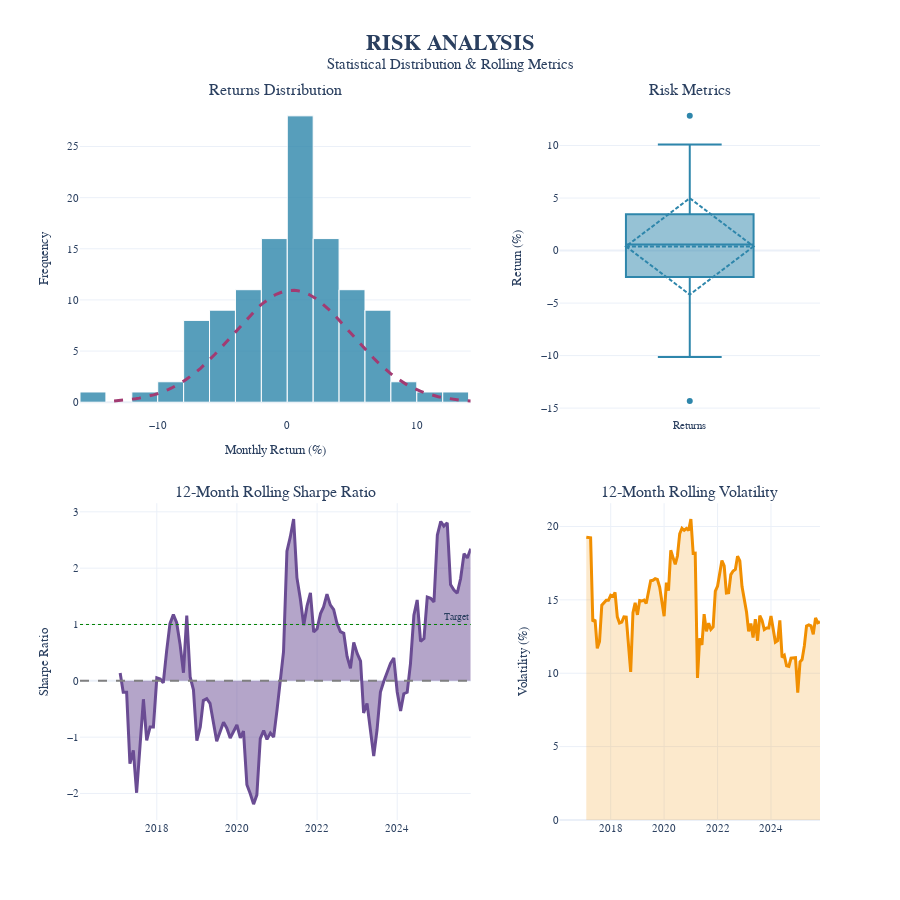

Notebook cell for this chart:
### Code cell
def plot_risk_analysis(backtest_results: pl.DataFrame):
    """
    Page 2: Analyse de risque détaillée
    """
    import plotly.graph_objects as go
    from plotly.subplots import make_subplots
    import numpy as np
    
    monthly_returns = backtest_results['portfolio_return'].to_numpy()
    months = backtest_results['month'].to_list()
    
    # Rolling metrics
    window = 12
    rolling_sharpe = []
    rolling_vol = []
    
    for i in range(len(monthly_returns)):
        if i < window:
            rolling_sharpe.append(None)
            rolling_vol.append(None)
        else:
            window_rets = monthly_returns[i-window:i]
            mean_r = np.mean(window_rets)
            std_r = np.std(window_rets)
            rolling_sharpe.append((mean_r / std_r * np.sqrt(12)) if std_r > 0 else 0)
            rolling_vol.append(std_r * np.sqrt(12) * 100)
    
    # 2x2 layout
    fig = make_subplots(
        rows=2, cols=2,
        row_heights=[0.5, 0.5],
        column_widths=[0.6, 0.4],
        subplot_titles=(
            'Returns Distribution', 
            'Risk Metrics',
            '12-Month Rolling Sharpe Ratio',
            '12-Month Rolling Volatility'
        ),
        specs=[
            [{"type": "histogram"}, {"type": "box"}],
            [{"type": "scatter"}, {"type": "scatter"}]
        ],
        vertical_spacing=0.12,
        horizontal_spacing=0.12
    )
    
    # === HISTOGRAM ===
    fig.add_trace(go.Histogram(
        x=monthly_returns * 100,
        nbinsx=25,
        marker_color='#2E86AB',
        marker_line_color='white',
        marker_line_width=1,
        opacity=0.8,
        name='Returns',
        hovertemplate='<b>Return Range</b><br>%{x:.1f}%<br>Count: %{y}<extra></extra>'
    ), row=1, col=1)
    
    # Normal distribution overlay
    mean = np.mean(monthly_returns * 100)
    std = np.std(monthly_returns * 100)
    x_norm = np.linspace(mean - 3*std, mean + 3*std, 100)
    y_norm = len(monthly_returns) * (monthly_returns.max() - monthly_returns.min()) * 100 / 25 * \
              np.exp(-0.5 * ((x_norm - mean) / std) ** 2) / (std * np.sqrt(2 * np.pi))
    
    fig.add_trace(go.Scatter(
        x=x_norm, y=y_norm,
        line=dict(color='#A23B72', width=3, dash='dash'),
        name='Normal Dist.',
        hovertemplate='Normal Distribution<extra></extra>'
    ), row=1, col=1)
    
    # === BOX PLOT ===
    fig.add_trace(go.Box(
        y=monthly_returns * 100,
        marker_color='#2E86AB',
        boxmean='sd',
        name='Returns',
        hovertemplate='<b>Statistics</b><br>Value: %{y:.2f}%<extra></extra>'
    ), row=1, col=2)
    
    # === ROLLING SHARPE ===
    fig.add_trace(go.Scatter(
        x=months, y=rolling_sharpe,
        line=dict(color='#6A4C93', width=3),
        fill='tonexty',
        name='Rolling Sharpe',
        hovertemplate='<b>12M Sharpe</b><br>%{x|%Y-%m}<br>Sharpe: %{y:.2f}<extra></extra>'
    ), row=2, col=1)
    
    fig.add_hline(y=0, line=dict(dash="dash", color="gray", width=2), row=2, col=1)
    fig.add_hline(y=1, line=dict(dash="dot", color="green", width=1), 
                 annotation=dict(text="Target", font=dict(size=10)), row=2, col=1)
    
    # === ROLLING VOL ===
    fig.add_trace(go.Scatter(
        x=months, y=rolling_vol,
        line=dict(color='#F18F01', width=3),
        fill='tozeroy',
        fillcolor='rgba(241, 143, 1, 0.2)',
        name='Rolling Vol',
        hovertemplate='<b>12M Volatility</b><br>%{x|%Y-%m}<br>Vol: %{y:.2f}%<extra></extra>'
    ), row=2, col=2)
    
    # === LAYOUT ===
    fig.update_layout(
        title={
            'text': '<b>RISK ANALYSIS</b><br><sup>Statistical Distribution & Rolling Metrics</sup>',
            'x': 0.5,
            'xanchor': 'center',
            'font': {'size': 22, 'family': 'Arial'}
        },
        height=900,
        template='plotly_white',
        showlegend=False,
        font=dict(family="Arial", size=11)
    )
    
    fig.update_xaxes(title_text="Monthly Return (%)", row=1, col=1)
    fig.update_yaxes(title_text="Frequency", row=1, col=1)
    fig.update_yaxes(title_text="Return (%)", row=1, col=2)
    fig.update_yaxes(title_text="Sharpe Ratio", row=2, col=1)
    fig.update_yaxes(title_text="Volatility (%)", row=2, col=2)
    
    fig.show()

plot_risk_analysis(backtest_frac)

### Figure 1 — Plotly figure (JSON) as saved in the notebook; plotly's stock layout.template omitted (floating-point values rounded to 4 significant figures)
{"data": [{"hovertemplate": "<b>Return Range</b><br>%{x:.1f}%<br>Count: %{y}<extra></extra>", "marker": {"color": "#2E86AB", "line": {"color": "white", "width": 1}}, "name": "Returns", "nbinsx": 25, "opacity": 0.8, "type": "histogram", "x": [3.364, -6.778, 12.83, -2.589, 5.384, -5.538, -1.842, 4.367, -2.028, -1.28, -6.625, 3.401, -3.242, -6.761, -3.151, 0.4769, -1.021, 3.65, 7.422, -6.469, 1.346, -1.288, 6.455, 3.072, -4.313, 1.226, 3.039, 2.723, -2.605, -1.663, 0.1765, 3.52, -9.388, -4.619, -6.004, 5.645, 2.715, 1.69, 1.905, -8.831, 0.2694, 0.8218, -1.517, 1.182, -4.156, -10.13, -3.54, -14.32, 0.8191, -0.6494, 3.623, 7.585, 2.707, -2.136, 0.5807, -0.09071, 5.05, 1.738, 4.524, -1.462, 10.1, 2.046, -4.953, 0.5967, -2.741, 1.822, 3.891, -7.093, 6.276, 7.253, 7.469, 1.995, 4.309, 0.7766, -7.499, -1.65, -3.161, -4.77, 0.02651, -0.2083, 2.768, 4.894, -4.827, 3.967, -0.5681, -7.225, 0.07784, 6.226, -0.4635, -2.542, 1.965, 1.033, -5.281, 0.728, -0.7, 4.251, 6.083, 1.532, 3.265, -2.508, 0.02609, 5.985, 1.72, 0.3672, 1.693, 8.768, -1.18, 7.53, -4.611, 0.3901, 2.373, -0.1065, 8.151, 4.232, 4.047, 0.1402], "xaxis": "x", "yaxis": "y"}, {"hovertemplate": "Normal Distribution<extra></extra>", "line": {"color": "#A23B72", "dash": "dash", "width": 3}, "name": "Normal Dist.", "type": "scatter", "x": [-13.37, -13.09, -12.81, -12.53, -12.26, -11.98, -11.7, -11.42, -11.14, -10.87, -10.59, -10.31, -10.03, -9.754, -9.476, -9.198, -8.92, -8.642, -8.364, -8.085, -7.807, -7.529, -7.251, -6.973, -6.695, -6.417, -6.139, -5.861, -5.583, -5.305, -5.027, -4.748, -4.47, -4.192, -3.914, -3.636, -3.358, -3.08, -2.802, -2.524, -2.246, -1.968, -1.69, -1.411, -1.133, -0.8553, -0.5772, -0.2991, -0.02101, 0.2571, 0.5352, 0.8132, 1.091, 1.369, 1.648, 1.926, 2.204, 2.482, 2.76, 3.038, 3.316, 3.594, 3.872, 4.15, 4.428, 4.706, 4.985, 5.263, 5.541, 5.819, 6.097, 6.375, 6.653, 6.931, 7.209, 7.487, 7.765, 8.043, 8.322, 8.6, 8.878, 9.156, 9.434, 9.712, 9.99, 10.27, 10.55, 10.82, 11.1, 11.38, 11.66, 11.94, 12.21, 12.49, 12.77, 13.05, 13.33, 13.61, 13.88, 14.16], "xaxis": "x", "y": [0.1217, 0.1457, 0.1737, 0.2065, 0.2445, 0.2884, 0.339, 0.397, 0.4632, 0.5385, 0.6238, 0.7198, 0.8277, 0.9481, 1.082, 1.231, 1.394, 1.574, 1.77, 1.984, 2.215, 2.464, 2.731, 3.016, 3.318, 3.637, 3.972, 4.322, 4.686, 5.062, 5.447, 5.841, 6.24, 6.642, 7.045, 7.444, 7.836, 8.22, 8.59, 8.944, 9.279, 9.591, 9.877, 10.13, 10.36, 10.55, 10.71, 10.83, 10.91, 10.95, 10.95, 10.91, 10.83, 10.71, 10.55, 10.36, 10.13, 9.877, 9.591, 9.279, 8.944, 8.59, 8.22, 7.836, 7.444, 7.045, 6.642, 6.24, 5.841, 5.447, 5.062, 4.686, 4.322, 3.972, 3.637, 3.318, 3.016, 2.731, 2.464, 2.215, 1.984, 1.77, 1.574, 1.394, 1.231, 1.082, 0.9481, 0.8277, 0.7198, 0.6238, 0.5385, 0.4632, 0.397, 0.339, 0.2884, 0.2445, 0.2065, 0.1737, 0.1457, 0.1217], "yaxis": "y"}, {"boxmean": "sd", "hovertemplate": "<b>Statistics</b><br>Value: %{y:.2f}%<extra></extra>", "marker": {"color": "#2E86AB"}, "name": "Returns", "type": "box", "xaxis": "x2", "y": [3.364, -6.778, 12.83, -2.589, 5.384, -5.538, -1.842, 4.367, -2.028, -1.28, -6.625, 3.401, -3.242, -6.761, -3.151, 0.4769, -1.021, 3.65, 7.422, -6.469, 1.346, -1.288, 6.455, 3.072, -4.313, 1.226, 3.039, 2.723, -2.605, -1.663, 0.1765, 3.52, -9.388, -4.619, -6.004, 5.645, 2.715, 1.69, 1.905, -8.831, 0.2694, 0.8218, -1.517, 1.182, -4.156, -10.13, -3.54, -14.32, 0.8191, -0.6494, 3.623, 7.585, 2.707, -2.136, 0.5807, -0.09071, 5.05, 1.738, 4.524, -1.462, 10.1, 2.046, -4.953, 0.5967, -2.741, 1.822, 3.891, -7.093, 6.276, 7.253, 7.469, 1.995, 4.309, 0.7766, -7.499, -1.65, -3.161, -4.77, 0.02651, -0.2083, 2.768, 4.894, -4.827, 3.967, -0.5681, -7.225, 0.07784, 6.226, -0.4635, -2.542, 1.965, 1.033, -5.281, 0.728, -0.7, 4.251, 6.083, 1.532, 3.265, -2.508, 0.02609, 5.985, 1.72, 0.3672, 1.693, 8.768, -1.18, 7.53, -4.611, 0.3901, 2.373, -0.1065, 8.151, 4.232, 4.047, 0.1402], "yaxis": "y2"}, {"fill": "tonexty", "hovertemplate": "<b>12M Sharpe</b><br>%{x|%Y-%m}<br>Sharpe: %{y:.2f}<extra></extra>", "line": {"color": "#6A4C93", "width": 3}, "name": "Rolling Sharpe", "type": "scatter", "x": ["2016-02-01T00:00:00", "2016-03-01T00:00:00", "2016-04-01T00:00:00", "2016-05-01T00:00:00", "2016-06-01T00:00:00", "2016-07-01T00:00:00", "2016-08-01T00:00:00", "2016-09-01T00:00:00", "2016-10-01T00:00:00", "2016-11-01T00:00:00", "2016-12-01T00:00:00", "2017-01-01T00:00:00", "2017-02-01T00:00:00", "2017-03-01T00:00:00", "2017-04-01T00:00:00", "2017-05-01T00:00:00", "2017-06-01T00:00:00", "2017-07-01T00:00:00", "2017-08-01T00:00:00", "2017-09-01T00:00:00", "2017-10-01T00:00:00", "2017-11-01T00:00:00", "2017-12-01T00:00:00", "2018-01-01T00:00:00", "2018-02-01T00:00:00", "2018-03-01T00:00:00", "2018-04-01T00:00:00", "2018-05-01T00:00:00", "2018-06-01T00:00:00", "2018-07-01T00:00:00", "2018-08-01T00:00:00", "2018-09-01T00:00:00", "2018-10-01T00:00:00", "2018-11-01T00:00:00", "2018-12-01T00:00:00", "2019-01-01T00:00:00", "2019-02-01T00:00:00", "2019-03-01T00:00:00", "2019-04-01T00:00:00", "2019-05-01T00:00:00", "2019-07-01T00:00:00", "2019-08-01T00:00:00", "2019-09-01T00:00:00", "2019-10-01T00:00:00", "2019-11-01T00:00:00", "2020-01-01T00:00:00", "2020-02-01T00:00:00", "2020-03-01T00:00:00", "2020-04-01T00:00:00", "2020-05-01T00:00:00", "2020-06-01T00:00:00", "2020-07-01T00:00:00", "2020-08-01T00:00:00", "2020-09-01T00:00:00", "2020-10-01T00:00:00", "2020-11-01T00:00:00", "2020-12-01T00:00:00", "2021-01-01T00:00:00", "2021-02-01T00:00:00", "2021-03-01T00:00:00", "2021-04-01T00:00:00", "2021-05-01T00:00:00", "2021-06-01T00:00:00", "2021-07-01T00:00:00", "2021-08-01T00:00:00", "2021-09-01T00:00:00", "2021-10-01T00:00:00", "2021-11-01T00:00:00", "2021-12-01T00:00:00", "2022-01-01T00:00:00", "2022-02-01T00:00:00", "2022-03-01T00:00:00", "2022-04-01T00:00:00", "2022-05-01T00:00:00", "2022-06-01T00:00:00", "2022-07-01T00:00:00", "2022-08-01T00:00:00", "2022-09-01T00:00:00", "2022-10-01T00:00:00", "2022-11-01T00:00:00", "2022-12-01T00:00:00", "2023-01-01T00:00:00", "2023-02-01T00:00:00", "2023-03-01T00:00:00", "2023-04-01T00:00:00", "2023-05-01T00:00:00", "2023-06-01T00:00:00", "2023-07-01T00:00:00", "2023-08-01T00:00:00", "2023-09-01T00:00:00", "2023-10-01T00:00:00", "2023-11-01T00:00:00", "2023-12-01T00:00:00", "2024-01-01T00:00:00", "2024-02-01T00:00:00", "2024-03-01T00:00:00", "2024-04-01T00:00:00", "2024-05-01T00:00:00", "2024-06-01T00:00:00", "2024-07-01T00:00:00", "2024-08-01T00:00:00", "2024-09-01T00:00:00", "2024-10-01T00:00:00", "2024-11-01T00:00:00", "2024-12-01T00:00:00", "2025-01-01T00:00:00", "2025-02-01T00:00:00", "2025-03-01T00:00:00", "2025-04-01T00:00:00", "2025-05-01T00:00:00", "2025-06-01T00:00:00", "2025-07-01T00:00:00", "2025-08-01T00:00:00", "2025-09-01T00:00:00", "2025-10-01T00:00:00", "2025-11-01T00:00:00"], "xaxis": "x3", "y": [null, null, null, null, null, null, null, null, null, null, null, null, 0.1382, -0.2051, -0.2043, -1.471, -1.234, -1.988, -1.156, -0.3274, -1.057, -0.8186, -0.8192, 0.05348, 0.03212, -0.03749, 0.5351, 1.013, 1.175, 1.03, 0.6469, 0.1423, 1.158, 0.06763, -0.1605, -1.061, -0.82, -0.3508, -0.3184, -0.4001, -1.071, -0.8929, -0.736, -0.8412, -1.016, -0.7846, -1.014, -0.8921, -1.845, -2.001, -2.19, -2.025, -1.026, -0.884, -1.04, -0.928, -0.999, -0.512, 0.07534, 0.5188, 2.302, 2.549, 2.872, 1.832, 1.454, 0.9876, 1.325, 1.56, 0.8665, 0.9244, 1.194, 1.313, 1.539, 1.349, 1.265, 1.02, 0.8726, 0.8428, 0.4337, 0.2227, 0.6801, 0.4856, 0.3498, -0.5713, -0.4015, -0.8246, -1.334, -0.874, -0.2009, -0.007485, 0.1639, 0.3107, 0.4055, -0.1974, -0.5357, -0.2296, -0.2045, 0.3052, 1.165, 1.435, 0.7007, 0.7502, 1.485, 1.464, 1.399, 2.588, 2.829, 2.746, 2.805, 1.708, 1.613, 1.554, 1.815, 2.256, 2.182, 2.345], "yaxis": "y3"}, {"fill": "tozeroy", "fillcolor": "rgba(241, 143, 1, 0.2)", "hovertemplate": "<b>12M Volatility</b><br>%{x|%Y-%m}<br>Vol: %{y:.2f}%<extra></extra>", "line": {"color": "#F18F01", "width": 3}, "name": "Rolling Vol", "type": "scatter", "x": ["2016-02-01T00:00:00", "2016-03-01T00:00:00", "2016-04-01T00:00:00", "2016-05-01T00:00:00", "2016-06-01T00:00:00", "2016-07-01T00:00:00", "2016-08-01T00:00:00", "2016-09-01T00:00:00", "2016-10-01T00:00:00", "2016-11-01T00:00:00", "2016-12-01T00:00:00", "2017-01-01T00:00:00", "2017-02-01T00:00:00", "2017-03-01T00:00:00", "2017-04-01T00:00:00", "2017-05-01T00:00:00", "2017-06-01T00:00:00", "2017-07-01T00:00:00", "2017-08-01T00:00:00", "2017-09-01T00:00:00", "2017-10-01T00:00:00", "2017-11-01T00:00:00", "2017-12-01T00:00:00", "2018-01-01T00:00:00", "2018-02-01T00:00:00", "2018-03-01T00:00:00", "2018-04-01T00:00:00", "2018-05-01T00:00:00", "2018-06-01T00:00:00", "2018-07-01T00:00:00", "2018-08-01T00:00:00", "2018-09-01T00:00:00", "2018-10-01T00:00:00", "2018-11-01T00:00:00", "2018-12-01T00:00:00", "2019-01-01T00:00:00", "2019-02-01T00:00:00", "2019-03-01T00:00:00", "2019-04-01T00:00:00", "2019-05-01T00:00:00", "2019-07-01T00:00:00", "2019-08-01T00:00:00", "2019-09-01T00:00:00", "2019-10-01T00:00:00", "2019-11-01T00:00:00", "2020-01-01T00:00:00", "2020-02-01T00:00:00", "2020-03-01T00:00:00", "2020-04-01T00:00:00", "2020-05-01T00:00:00", "2020-06-01T00:00:00", "2020-07-01T00:00:00", "2020-08-01T00:00:00", "2020-09-01T00:00:00", "2020-10-01T00:00:00", "2020-11-01T00:00:00", "2020-12-01T00:00:00", "2021-01-01T00:00:00", "2021-02-01T00:00:00", "2021-03-01T00:00:00", "2021-04-01T00:00:00", "2021-05-01T00:00:00", "2021-06-01T00:00:00", "2021-07-01T00:00:00", "2021-08-01T00:00:00", "2021-09-01T00:00:00", "2021-10-01T00:00:00", "2021-11-01T00:00:00", "2021-12-01T00:00:00", "2022-01-01T00:00:00", "2022-02-01T00:00:00", "2022-03-01T00:00:00", "2022-04-01T00:00:00", "2022-05-01T00:00:00", "2022-06-01T00:00:00", "2022-07-01T00:00:00", "2022-08-01T00:00:00", "2022-09-01T00:00:00", "2022-10-01T00:00:00", "2022-11-01T00:00:00", "2022-12-01T00:00:00", "2023-01-01T00:00:00", "2023-02-01T00:00:00", "2023-03-01T00:00:00", "2023-04-01T00:00:00", "2023-05-01T00:00:00", "2023-06-01T00:00:00", "2023-07-01T00:00:00", "2023-08-01T00:00:00", "2023-09-01T00:00:00", "2023-10-01T00:00:00", "2023-11-01T00:00:00", "2023-12-01T00:00:00", "2024-01-01T00:00:00", "2024-02-01T00:00:00", "2024-03-01T00:00:00", "2024-04-01T00:00:00", "2024-05-01T00:00:00", "2024-06-01T00:00:00", "2024-07-01T00:00:00", "2024-08-01T00:00:00", "2024-09-01T00:00:00", "2024-10-01T00:00:00", "2024-11-01T00:00:00", "2024-12-01T00:00:00", "2025-01-01T00:00:00", "2025-02-01T00:00:00", "2025-03-01T00:00:00", "2025-04-01T00:00:00", "2025-05-01T00:00:00", "2025-06-01T00:00:00", "2025-07-01T00:00:00", "2025-08-01T00:00:00", "2025-09-01T00:00:00", "2025-10-01T00:00:00", "2025-11-01T00:00:00"], "xaxis": "x4", "y": [null, null, null, null, null, null, null, null, null, null, null, null, 19.27, 19.23, 19.22, 13.53, 13.64, 11.69, 12.16, 14.64, 14.78, 14.97, 14.97, 15.31, 15.24, 15.5, 13.84, 13.42, 13.48, 13.84, 13.83, 11.94, 10.1, 14.13, 14.79, 13.98, 14.95, 14.92, 14.98, 14.76, 16.3, 16.33, 16.44, 16.4, 15.87, 13.89, 16.18, 15.63, 18.38, 17.89, 17.42, 17.99, 19.5, 19.88, 19.74, 19.86, 19.73, 20.51, 18.16, 18.18, 9.681, 12.38, 11.93, 14.02, 12.85, 13.41, 12.99, 13.15, 15.6, 15.94, 16.96, 17.67, 17.32, 15.47, 15.5, 16.72, 16.97, 17.07, 17.97, 17.65, 15.9, 15.05, 14.15, 12.86, 13.39, 12.43, 13.68, 12.21, 13.93, 13.6, 12.97, 13.08, 13.08, 13.9, 12.9, 12.12, 12.22, 13.61, 11.08, 11.21, 10.51, 10.47, 11.03, 11.02, 11.06, 8.672, 10.77, 10.93, 11.86, 13.22, 13.3, 13.22, 12.64, 13.78, 13.44, 13.5], "yaxis": "y4"}], "layout": {"annotations": [{"font": {"size": 16}, "showarrow": false, "text": "Returns Distribution", "x": 0.264, "xanchor": "center", "xref": "paper", "y": 1, "yanchor": "bottom", "yref": "paper"}, {"font": {"size": 16}, "showarrow": false, "text": "Risk Metrics", "x": 0.824, "xanchor": "center", "xref": "paper", "y": 1, "yanchor": "bottom", "yref": "paper"}, {"font": {"size": 16}, "showarrow": false, "text": "12-Month Rolling Sharpe Ratio", "x": 0.264, "xanchor": "center", "xref": "paper", "y": 0.44, "yanchor": "bottom", "yref": "paper"}, {"font": {"size": 16}, "showarrow": false, "text": "12-Month Rolling Volatility", "x": 0.824, "xanchor": "center", "xref": "paper", "y": 0.44, "yanchor": "bottom", "yref": "paper"}, {"font": {"size": 10}, "showarrow": false, "text": "Target", "x": 1, "xanchor": "right", "xref": "x3 domain", "y": 1, "yanchor": "bottom", "yref": "y3"}], "font": {"family": "Arial", "size": 11}, "height": 900, "shapes": [{"line": {"color": "gray", "dash": "dash", "width": 2}, "type": "line", "x0": 0, "x1": 1, "xref": "x3 domain", "y0": 0, "y1": 0, "yref": "y3"}, {"line": {"color": "green", "dash": "dot", "width": 1}, "type": "line", "x0": 0, "x1": 1, "xref": "x3 domain", "y0": 1, "y1": 1, "yref": "y3"}], "showlegend": false, "title": {"font": {"family": "Arial", "size": 22}, "text": "<b>RISK ANALYSIS</b><br><sup>Statistical Distribution & Rolling Metrics</sup>", "x": 0.5, "xanchor": "center"}, "xaxis": {"anchor": "y", "domain": [0, 0.528], "title": {"text": "Monthly Return (%)"}}, "xaxis2": {"anchor": "y2", "domain": [0.648, 1]}, "xaxis3": {"anchor": "y3", "domain": [0, 0.528]}, "xaxis4": {"anchor": "y4", "domain": [0.648, 1]}, "yaxis": {"anchor": "x", "domain": [0.56, 1], "title": {"text": "Frequency"}}, "yaxis2": {"anchor": "x2", "domain": [0.56, 1], "title": {"text": "Return (%)"}}, "yaxis3": {"anchor": "x3", "domain": [0, 0.44], "title": {"text": "Sharpe Ratio"}}, "yaxis4": {"anchor": "x4", "domain": [0, 0.44], "title": {"text": "Volatility (%)"}}}}
